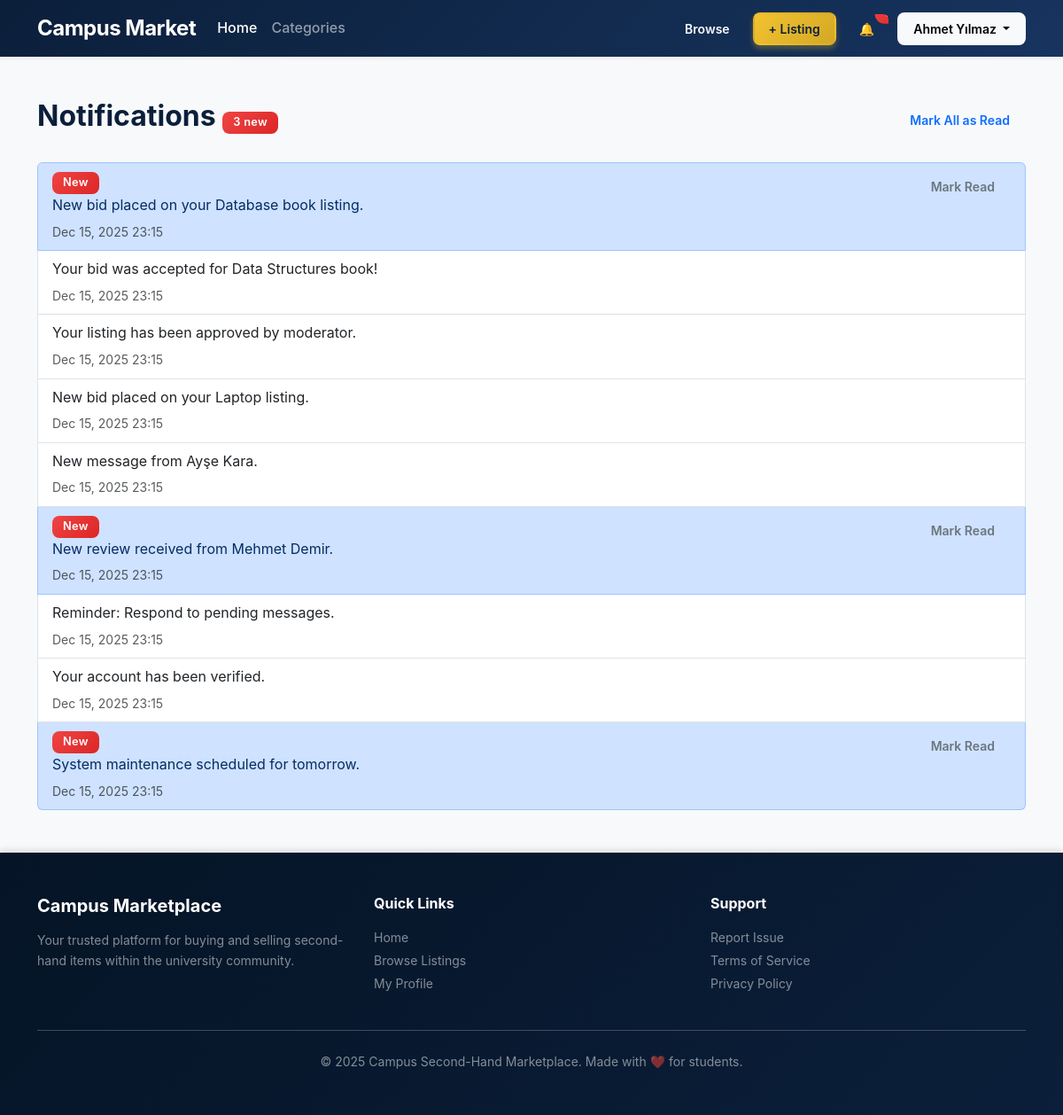
The app's page /pages/notifications.php (signed in) with its own data.
### tables this page shows
CREATE TABLE `Notification` (
  `NotificationID` int NOT NULL AUTO_INCREMENT,
  `Content` text NOT NULL,
  `IsRead` tinyint(1) NOT NULL DEFAULT '0',
  `CreatedDate` datetime NOT NULL DEFAULT CURRENT_TIMESTAMP,
  `UserID` int NOT NULL,
  PRIMARY KEY (`NotificationID`),
  KEY `fk_notification_user` (`UserID`),
  CONSTRAINT `fk_notification_user` FOREIGN KEY (`UserID`) REFERENCES `User` (`UserID`) ON DELETE CASCADE ON UPDATE CASCADE
);

### pages/notifications.php (the view, shortened to what this page needs)
<?php
require_once __DIR__ . '/../config/db.php';
$notifications = [];
try {
    $notificationsSql = <<<SQL
    SELECT
        NotificationID,
        Content,
        IsRead,
        CreatedDate
    FROM Notification
    WHERE UserID = :user_id
    ORDER BY CreatedDate DESC;
    SQL;
    $notificationsStmt = $pdo->prepare($notificationsSql);
    $notificationsStmt->bindValue(':user_id', $_SESSION['user_id'], PDO::PARAM_INT);
    $notificationsStmt->execute();
    $notifications = $notificationsStmt->fetchAll();
    $unreadCount = count(array_filter($notifications, fn($n) => !$n['IsRead']));
} catch (PDOException $e) {
    $errorMessage = 'Failed to load notifications: ' . htmlspecialchars($e->getMessage(), ENT_QUOTES, 'UTF-8');
}
require_once __DIR__ . '/../includes/header.php';
?>
<main class="container py-5">
    <div class="d-flex justify-content-between align-items-center mb-4">
        <h2>
            Notifications
            <?php if (isset($unreadCount) && $unreadCount > 0): ?>
                <span class="badge bg-danger"><?php echo $unreadCount; ?> new</span>
            <?php endif; ?>
        </h2>
        <?php if (isset($unreadCount) && $unreadCount > 0): ?>
            <form method="post" class="d-inline">
                <button type="submit" class="btn btn-outline-primary btn-sm">Mark All as Read</button>
            </form>
        <?php endif; ?>
    </div>
    <?php if (empty($notifications)): ?>
        <div class="empty-state">
            <div class="empty-state-icon">🔔</div>
            <h4>No Notifications</h4>
            <p>You're all caught up! We'll notify you about new bids, messages, and listing updates.</p>
            <a href="/campus-marketplace/pages/listings.php" class="btn btn-primary">Browse Listings</a>
        </div>
    <?php else: ?>
        <div class="list-group">
            <?php foreach ($notifications as $notification): ?>
                <div class="list-group-item <?php echo !$notification['IsRead'] ? 'list-group-item-primary' : ''; ?>">
                    <div class="d-flex w-100 justify-content-between align-items-start">
                        <div class="flex-grow-1">
                            <?php if (!$notification['IsRead']): ?>
                                <span class="badge bg-danger me-2">New</span>
                            <?php endif; ?>
                            <p class="mb-1"><?php echo htmlspecialchars($notification['Content'], ENT_QUOTES, 'UTF-8'); ?></p>
                            <small class="text-muted">
                                <?php echo date('M d, Y H:i', strtotime($notification['CreatedDate'])); ?>
                            </small>
                        </div>
                        <?php if (!$notification['IsRead']): ?>
                            <form method="post" class="ms-3">
                                <button type="submit" class="btn btn-sm btn-outline-secondary">Mark Read</button>
                            </form>
                        <?php endif; ?>
                    </div>
                </div>
            <?php endforeach; ?>
        </div>
    <?php endif; ?>
</main>
<?php require_once __DIR__ . '/../includes/footer.php'; ?>

### assets/css/style.css (style rules this page uses)
:root { --navy: #0b1f3a; --navy-light: #17345f; --navy-dark: #051426; --gold: #f2c230; --gold-light: #f9d96f; --gold-dark: #d4a825; --light-bg: #f8f9fb; --white: #ffffff; --text-primary: #111827; --text-secondary: #6b7280; --text-muted: #9ca3af; --success: #10b981; --success-light: #d1fae5; --danger: #ef4444; --danger-light: #fee2e2; --warning: #f59e0b; --warning-light: #fef3c7; --info: #3b82f6; --info-light: #dbeafe; --shadow-sm: 0 1px 2px 0 rgba(0, 0, 0, 0.05); --shadow-md: 0 4px 6px -1px rgba(0, 0, 0, 0.1); --shadow-lg: 0 10px 15px -3px rgba(0, 0, 0, 0.1); --shadow-xl: 0 20px 25px -5px rgba(0, 0, 0, 0.1); --shadow-2xl: 0 25px 50px -12px rgba(0, 0, 0, 0.25); --radius-sm: 0.375rem; --radius-md: 0.5rem; --radius-lg: 0.75rem; --radius-xl: 1rem; --radius-2xl: 1.5rem; --transition-fast: 150ms cubic-bezier(0.4, 0, 0.2, 1); --transition-base: 200ms cubic-bezier(0.4, 0, 0.2, 1); --transition-slow: 300ms cubic-bezier(0.4, 0, 0.2, 1); }
* { box-sizing: border-box; }
body { background-color: var(--light-bg); color: var(--text-primary); font-family: -apple-system, BlinkMacSystemFont, 'Segoe UI', Roboto, 'Helvetica Neue', Arial, sans-serif; line-height: 1.6; min-height: 100vh; }
html { scroll-behavior: smooth; }
h1, h2, h3, h4, h5, h6 { font-weight: 700; line-height: 1.2; color: var(--navy); }
.btn { border-radius: var(--radius-md); font-weight: 600; padding: 0.5rem 1.25rem; transition: all var(--transition-base); border: 2px solid transparent; position: relative; overflow: hidden; }
.btn::before { content: ''; position: absolute; top: 50%; left: 50%; width: 0; height: 0; border-radius: 50%; background: rgba(255, 255, 255, 0.2); transform: translate(-50%, -50%); transition: width var(--transition-slow), height var(--transition-slow); }
.btn-outline-primary, .btn-outline-secondary, .btn-outline-danger, .btn-outline-light { background: transparent; transition: all var(--transition-base); }
.btn-sm { padding: 0.375rem 1rem; font-size: 0.875rem; }
.badge { padding: 0.375rem 0.75rem; border-radius: var(--radius-md); font-weight: 600; font-size: 0.8rem; letter-spacing: 0.3px; }
.badge.bg-danger { background: linear-gradient(135deg, var(--danger) 0%, #dc2626 100%) !important; }

### records on screen
notification: IsRead "New", Content "New bid placed on your Database book listing.", CreatedDate "Dec 15, 2025 23:15"
notification: Content "Your bid was accepted for Data Structures book!", CreatedDate "Dec 15, 2025 23:15"
notification: Content "Your listing has been approved by moderator.", CreatedDate "Dec 15, 2025 23:15"
notification: Content "New bid placed on your Laptop listing.", CreatedDate "Dec 15, 2025 23:15"
notification: Content "New message from Ayşe Kara.", CreatedDate "Dec 15, 2025 23:15"
notification: IsRead "New", Content "New review received from Mehmet Demir.", CreatedDate "Dec 15, 2025 23:15"
notification: Content "Reminder: Respond to pending messages.", CreatedDate "Dec 15, 2025 23:15"
notification: Content "Your account has been verified.", CreatedDate "Dec 15, 2025 23:15"
notification: IsRead "New", Content "System maintenance scheduled for tomorrow.", CreatedDate "Dec 15, 2025 23:15"

### other values on screen
cleanInput($currentUser ?? 'User') "Ahmet Yılmaz"
$unreadCount "3"
